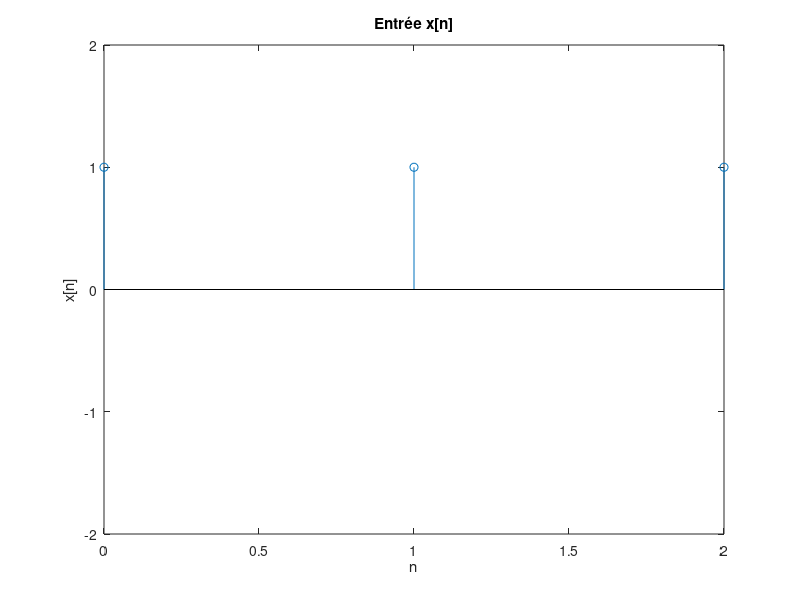
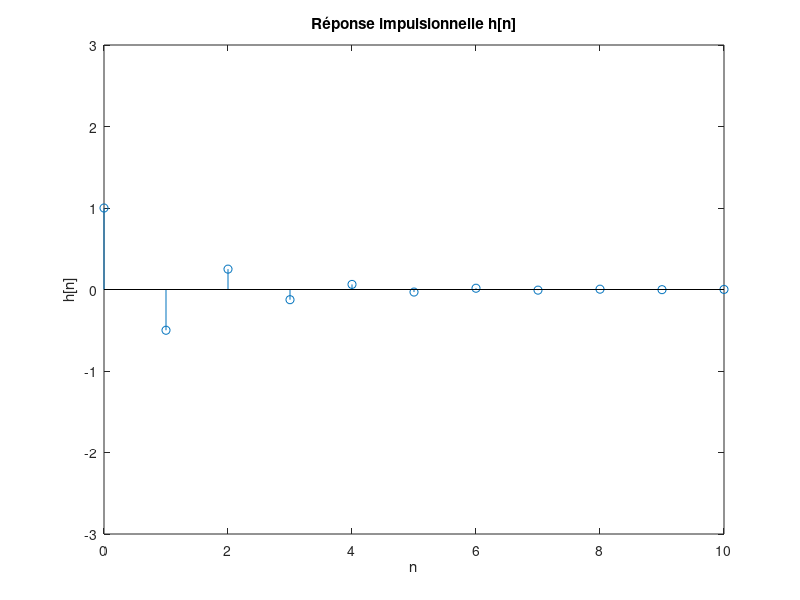
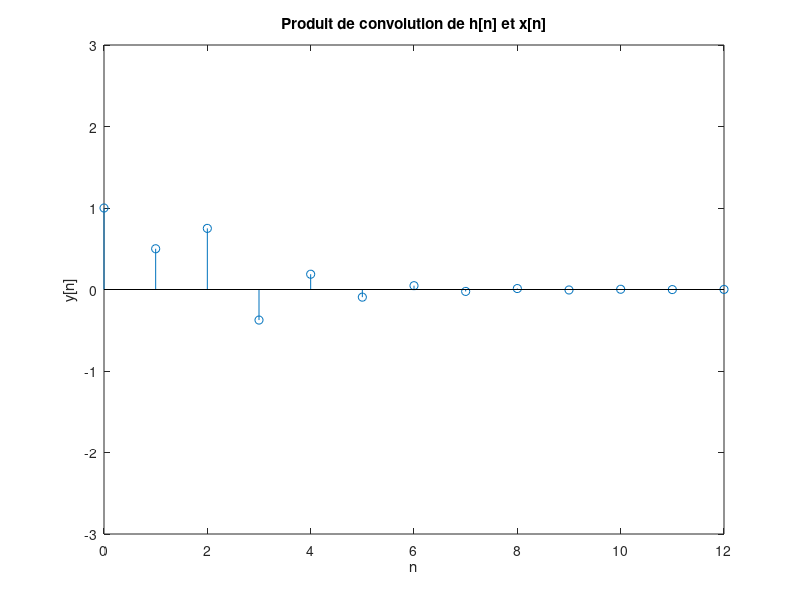

The MATLAB source for these figures, in order:
%Dans ce script, nous allons d'abord définir la réponse impulsionnelle.
%Par la suite, nous définirons l'entrée, puis nous calculerons le produit de convolution.

%--------------------%------------%---------------%-----------%

%Initialisation de la réponse impulsionnelle
n_h = 0:10; % Définir la plage de valeurs pour n
h = (-0.5).^n_h .* (n_h >= 0); % h[n] = (-0.5)^n * u[n]

% Définir l'entrée x[n]
n_x = 0:2; % Définir la plage de valeurs pour n
x = [1 1 1]; %Définir x[n] comme un signal composé de trois impulsions unitaires à n=0, n=1, et n=2.

% Calculer le produit de convolution de h[n] et x[n]
y = conv(h, x);
n_y = 0:length(y)-1; % Plage de valeurs pour n de y

% Tracer l'entrée x[n] sur la première figure
figure(1);
stem(n_x, x);
xlabel('n');
ylabel('x[n]');
title('Entrée x[n]');
ylim([-2 2]); % Définir l'échelle de l'axe y entre -2 et 2

% Tracer la réponse impulsionnelle h[n] sur la deuxième figure
figure(2);
stem(n_h, h);
xlabel('n');
ylabel('h[n]');
title('Réponse impulsionnelle h[n]');
ylim([-3 3]); % Définir l'échelle de l'axe y entre -2 et 2

% Tracer le produit de convolution de h[n] et x[n] sur la troisième figure
figure(3);
stem(n_y, y);
xlabel('n');
ylabel('y[n]');
title('Produit de convolution de h[n] et x[n]');
ylim([-3 3]); % Définir l'échelle de l'axe y entre -2 et 2

%{
Monsieur , pour plus de lisibilite de la courbe j'ai plote' l'entree sur
fig 1 , la sortie sur fig 2 et le produit de convolution sur fig 3
%}


